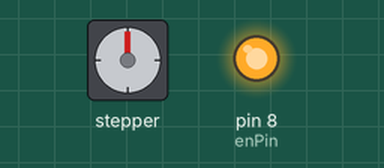
Bench run of a sketch on a simulated Arduino Uno, built with avr-gcc and run on an emulated ATmega328P. Shown: stepper motor, output pins drawn as LEDs (lit = HIGH). Stepper angles assume 200 steps per turn.

Above: at 0.15 s.
At 10.06 s:
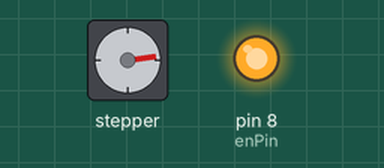
At 19.96 s:
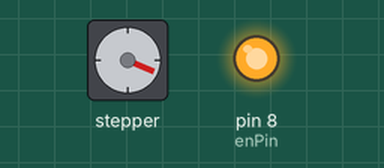
At 39.78 s:
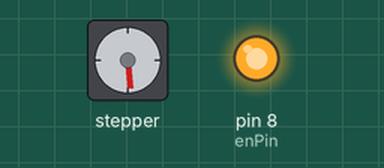
Timing chart, 0 to 40.0 s (numbered marks = the images above):
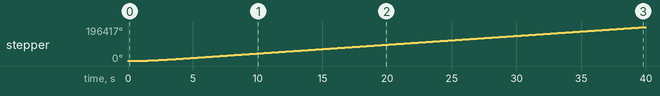

Measured:
- by itself, stepper: keeps turning clockwise at about 4915°/s

The sketch:

AccelStepper.ino
```cpp
#include <AccelStepper.h>

#define stepPin 6
#define directionPin 7 //7
#define enPin 8

AccelStepper stepper(AccelStepper::DRIVER, stepPin, directionPin);

void setup()
{
 // pinMode(HallSensor, INPUT_PULLUP);

  pinMode(enPin, OUTPUT);
  digitalWrite(enPin, HIGH);
  // Change these to suit your stepper if you want

  stepper.setMaxSpeed(6000);
  stepper.setAcceleration(2000);
  stepper.moveTo(320000); // 32000 = 1 turn

}


void loop()
{
 stepper.run();

if(stepper.currentPosition() == 320000) stepper.moveTo(-320000); // 32000 = 1 turn

}
```
